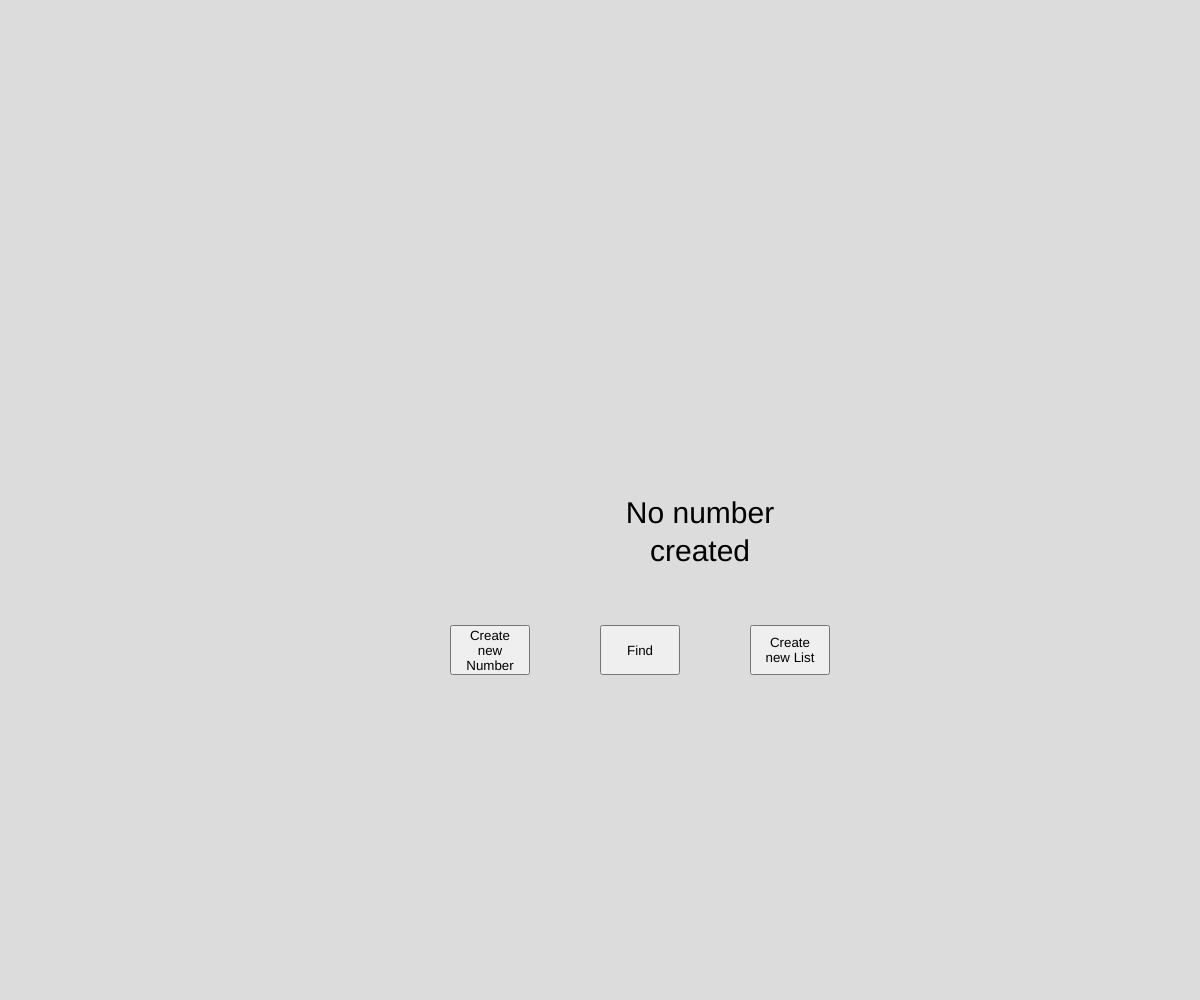
Frame 1 (no input)
Frame 60 (no input): identical to frame 1, image omitted
Frame 120 (the mouse pressed at the canvas centre since frame 60): identical to frame 1, image omitted

The p5.js sketch that drew this single still picture (run headless with seeded random() and noise() and a simulated clock; from frame 60 on, the mouse is pressed at the canvas centre):

// p5.js sketch
// ── sketch.js
let numberToFind = 0
let list = []
let numberFound = false
let display
let showText = false

//buttons
let nFindB
let newNumberB

function setup() {
  createCanvas(windowWidth,windowHeight);

  textAlign(CENTER)


  //buttons
  nFindB = createButton("Find")
  nFindB.position(width/2,height/2+height/8)
  nFindB.size(80,50)
  nFindB.mouseClicked(findNumber)

  newNumberB = createButton("Create new Number")
  newNumberB.position(width/2-width/8,height/2+height/8)
  newNumberB.size(80,50)
  newNumberB.mouseClicked(createNumber)

  newArrayNumbers= createButton("Create new List")
  newArrayNumbers.position(width/2+width/8,height/2+height/8)
  newArrayNumbers.size(80,50)
  newArrayNumbers.mouseClicked(newArray)

}

function draw() {
  background(220);

  //Display the number that needs to be checket for
  textSize(30)
  if(numberToFind != 0){
  text("Number: "+numberToFind,width/2,height/2,100,100)}
  else{ text("No number created",width/2,height/2,200,100)}
  
  if(list.length>0){
  text("The numbers in the list: "+display,width/2,height/2+height/4,200,200)
  }

if(showText == true){
  if(numberFound == true){
    text("Ja, tallet "+numberToFind+" er i listen",width/2,height/4,300,100)
  }else{
    text("Nej, desværre er tallet "+numberToFind+" ikke i listen",width/2,height/4,300,100)
  }
}
}


function findNumber(){
  console.log(list)

  for(let i = 0; i < list.length; i++){
    console.log("for loop running")
    let currentNumber = list[i]
    if(numberToFind == currentNumber){
      numberFound = true
    }
  }
  console.log("ja")
  showText = true
}

function createNumber(){
  numberToFind = round(random(1,10))
  numberFound = false
  showText = false
}


function newArray(){
  list.splice(0,list.length)
  
  
  for(let u=0; u<=5;u++){
    list.push(round(random(1,10)))
  }
  //Changes what needs to be displayed
  display = list
}
